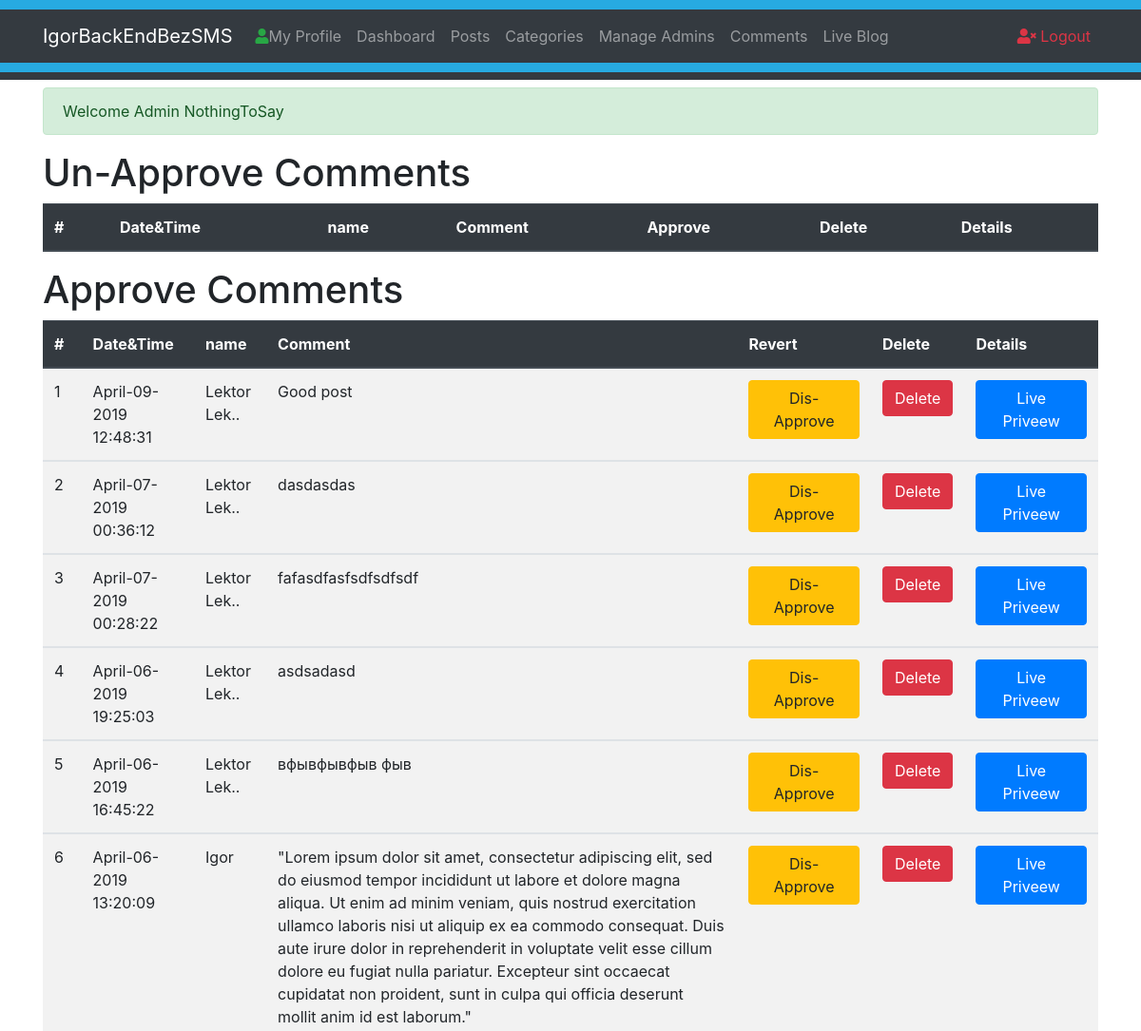
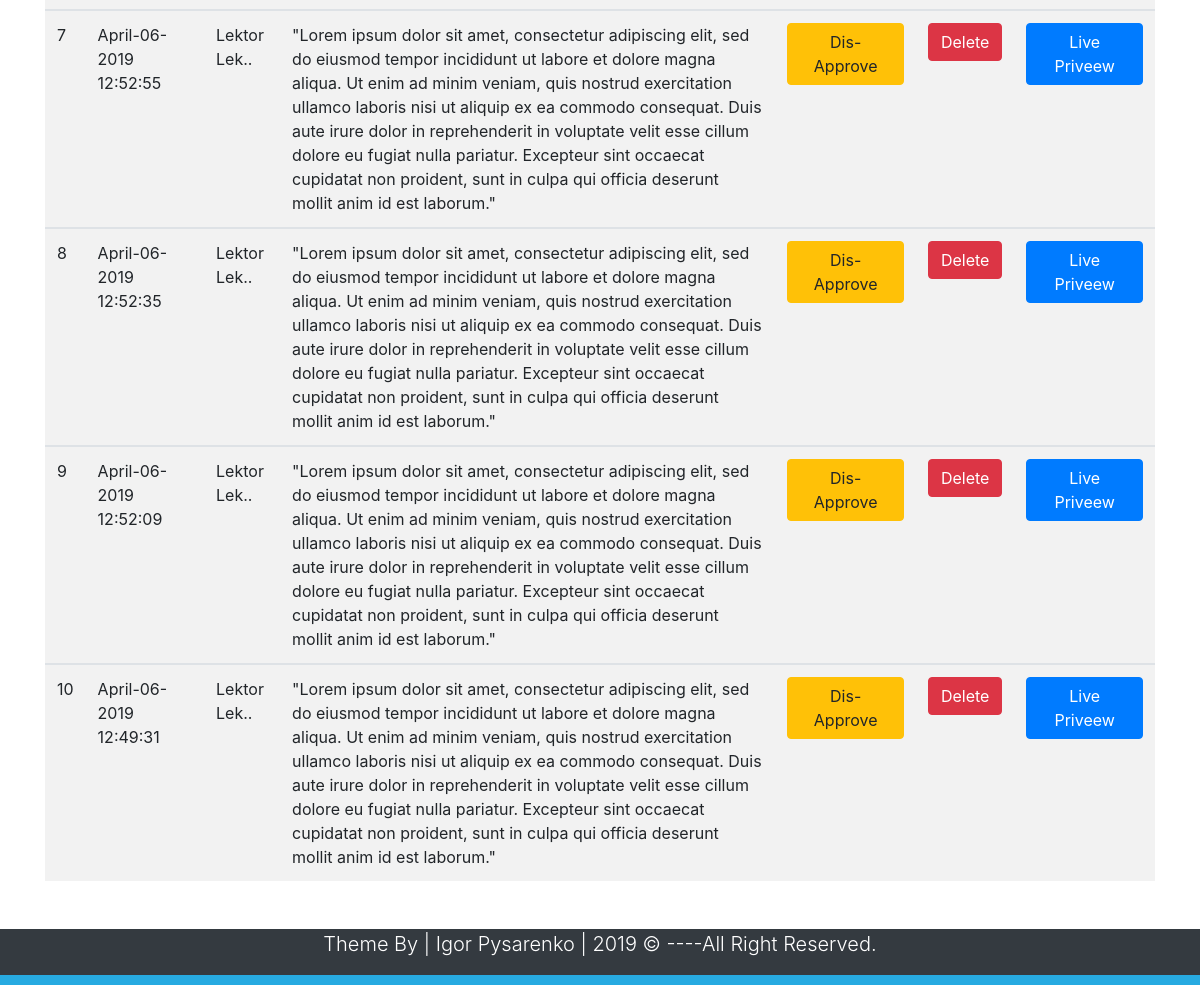
The page /comments.php (signed in) on the database its author committed (2 pictures, top to bottom).
### tables this page shows
CREATE TABLE `comments` (
  `id` int(11) NOT NULL,
  `datetime` varchar(50) NOT NULL,
  `name` varchar(50) NOT NULL,
  `email` varchar(50) NOT NULL,
  `comment` varchar(1000) NOT NULL,
  `approvedby` varchar(50) NOT NULL,
  `status` varchar(3) NOT NULL,
  `post_id` int(11) NOT NULL
);

### comments.php (the view, shortened to what this page needs)
<?php
require_once './includes/sessions.php';
require_once 'AdminHeader.php';
?>
    <section class="container py-2 mb-4">
    <?php
    echo success_massage();?>
        <div class="row">
            <div class="col lg-12">
            <h1>Un-Approve Comments</h1>
                <table class="table table-striped table-hover">
                    <thead class="thead-dark">
                        <tr>
                            <th>#</th>
                            <th>Date&Time</th>
                            <th>name</th>
                            <th>Comment</th>
                            <th>Approve</th>
                            <th>Delete</th>
                            <th>Details</th>
                        </tr>
                    </thead>
                </table>
                <h1>Approve Comments</h1>
                <table class="table table-striped table-hover">
                    <thead class="thead-dark">
                        <tr>
                            <th>#</th>
                            <th>Date&Time</th>
                            <th>name</th>
                            <th>Comment</th>
                            <th>Revert</th>
                            <th>Delete</th>
                            <th>Details</th>
                        </tr>
                    </thead>
                <?php
                global $connecting;
                $sql = "SELECT * FROM comments WHERE status='ON' ORDER BY id desc";
                $execute = $connecting->query($sql);
                $count = 0;
                while($row = $execute->fetch()):?>
                <?php
                    $commentID = $row['id'];
                    $comment_date = $row['datetime'];
                    $commenter_name = $row['name'];
                    $comment_content = $row['comment'];
                    $comment_post_id = $row['post_id'];
                    $count++;
                    if (strlen($commenter_name) > 10) {
                        $commenter_name = substr($commenter_name, 0, 10) . '..';
                    }
                ?>
                    <tbody>
                        <tr>
                            <td><?php echo htmlentities($count);?></td>
                            <td><?php echo htmlentities($comment_date);?></td>
                            <td><?php echo htmlentities($commenter_name);?></td>
                            <td><?php echo htmlentities($comment_content);?></td>
                            <td style="min-width:140px;"><a class="btn btn-warning" href="DisApproveComments.php?id=<?php echo $commentID?>">Dis-Approve</a></td>
                            <td><a class="btn btn-danger" href="DeleteComments.php?id=<?php echo $commentID?>">Delete</a></td>
                            <td style="min-width:140px;"><a class="btn btn-primary" href="FullPost.php?id=<?php echo $comment_post_id;?>" target="_blank">Live Priveew</a></td>
                        </tr>
                    </tbody>
                <?php endwhile;?>
                </table>
            </div>
        </div>
    </section>
    <?php require_once 'footer.php';?>

### rows shown on the page
comments: datetime "April-09-2019 12:48:31", name "Lektor Lek..", comment "Good post"
comments: datetime "April-07-2019 00:36:12", name "Lektor Lek..", comment "dasdasdas"
comments: datetime "April-07-2019 00:28:22", name "Lektor Lek..", comment "fafasdfasfsdfsdfsdf"
comments: datetime "April-06-2019 19:25:03", name "Lektor Lek..", comment "asdsadasd"
comments: datetime "April-06-2019 16:45:22", name "Lektor Lek..", comment "вфывфывфыв фыв"
comments: datetime "April-06-2019 13:20:09", name "Igor", comment "\"Lorem ipsum dolor sit amet, consectetur adipiscing elit, sed do eiusmod tempor incididunt ut labore et dolore magna aliqua. Ut enim ad minim veniam, quis nostrud exercitation ullamco laboris nisi ut aliquip ex ea commodo consequat. Duis aute irure dolor in reprehenderit in voluptate velit esse cillum dolore eu fugiat nulla pariatur. Excepteur sint occaecat cupidatat non proident, sunt in culpa qui officia deserunt mollit anim id est laborum.\""
comments: datetime "April-06-2019 12:52:55", name "Lektor Lek..", comment "\"Lorem ipsum dolor sit amet, consectetur adipiscing elit, sed do eiusmod tempor incididunt ut labore et dolore magna aliqua. Ut enim ad minim veniam, quis nostrud exercitation ullamco laboris nisi ut aliquip ex ea commodo consequat. Duis aute irure dolor in reprehenderit in voluptate velit esse cillum dolore eu fugiat nulla pariatur. Excepteur sint occaecat cupidatat non proident, sunt in culpa qui officia deserunt mollit anim id est laborum.\""
comments: datetime "April-06-2019 12:52:35", name "Lektor Lek..", comment "\"Lorem ipsum dolor sit amet, consectetur adipiscing elit, sed do eiusmod tempor incididunt ut labore et dolore magna aliqua. Ut enim ad minim veniam, quis nostrud exercitation ullamco laboris nisi ut aliquip ex ea commodo consequat. Duis aute irure dolor in reprehenderit in voluptate velit esse cillum dolore eu fugiat nulla pariatur. Excepteur sint occaecat cupidatat non proident, sunt in culpa qui officia deserunt mollit anim id est laborum.\""
comments: datetime "April-06-2019 12:52:09", name "Lektor Lek..", comment "\"Lorem ipsum dolor sit amet, consectetur adipiscing elit, sed do eiusmod tempor incididunt ut labore et dolore magna aliqua. Ut enim ad minim veniam, quis nostrud exercitation ullamco laboris nisi ut aliquip ex ea commodo consequat. Duis aute irure dolor in reprehenderit in voluptate velit esse cillum dolore eu fugiat nulla pariatur. Excepteur sint occaecat cupidatat non proident, sunt in culpa qui officia deserunt mollit anim id est laborum.\""
comments: datetime "April-06-2019 12:49:31", name "Lektor Lek..", comment "\"Lorem ipsum dolor sit amet, consectetur adipiscing elit, sed do eiusmod tempor incididunt ut labore et dolore magna aliqua. Ut enim ad minim veniam, quis nostrud exercitation ullamco laboris nisi ut aliquip ex ea commodo consequat. Duis aute irure dolor in reprehenderit in voluptate velit esse cillum dolore eu fugiat nulla pariatur. Excepteur sint occaecat cupidatat non proident, sunt in culpa qui officia deserunt mollit anim id est laborum.\""

### other values the page prints
success_massage() "Welcome Admin NothingToSay"
